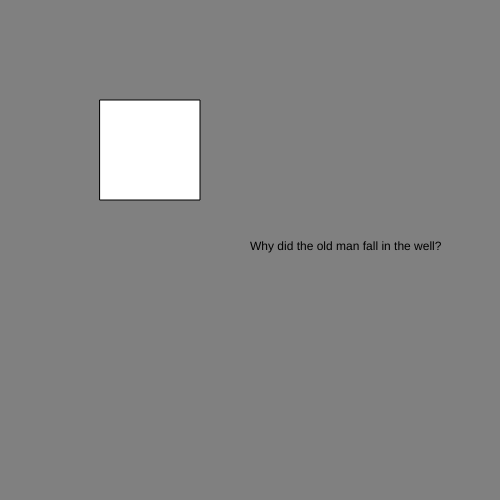
Frame 1 (no input)
Frame 60 (no input): identical to frame 1, image omitted
Frame 120 (the mouse pressed at the canvas centre since frame 60): identical to frame 1, image omitted

The p5.js sketch that drew this single still picture (run headless with seeded random() and noise() and a simulated clock; from frame 60 on, the mouse is pressed at the canvas centre):

// p5.js sketch
// ── sketch.js
let state = 0;



function setup() {
  createCanvas(500, 500);
}

function draw() {
  switch (state) {
    case 0:
    background("grey") ;
    text("Why did the old man fall in the well?", width / 2, height / 2,);
    break;

    case 1: 
    background("blue");
    text("Because he couldn't see that well.", width / 2, height / 2);

    break;
    
    
  }

  rect (100, 100, 100, 100);
}

function mouseReleased(){
  if ((mouseX > 100) && ((mouseX < 200)) && ((mouseY > 100)) && mouseY < 200){
    state++;
    if (state > 1) state = 0;
  }




}
